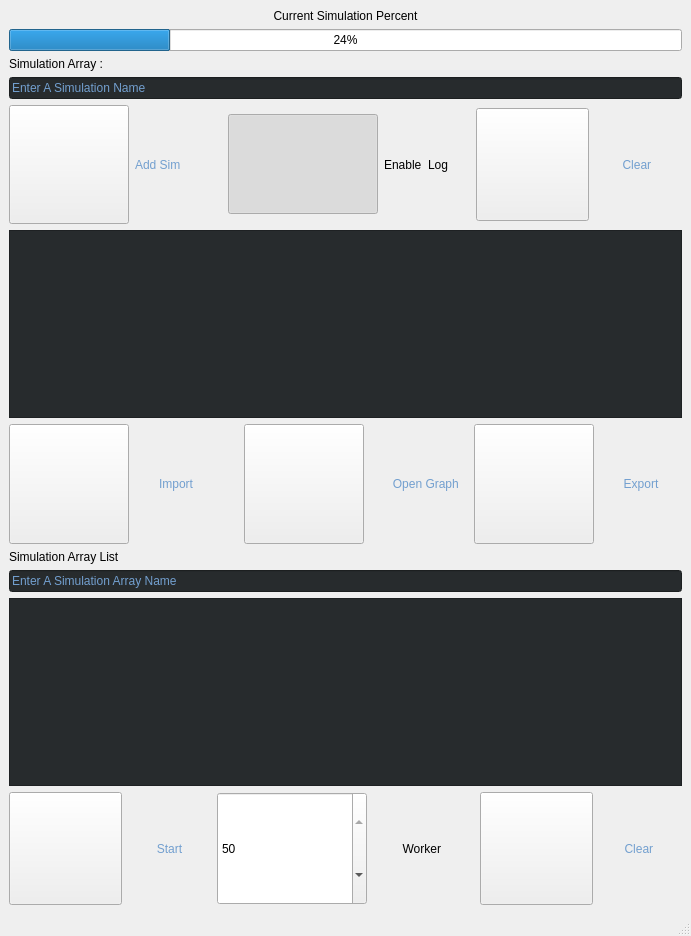
<?xml version="1.0" encoding="UTF-8"?>
<ui version="4.0">
 <class>MainWindow</class>
 <widget class="QMainWindow" name="MainWindow">
  <property name="geometry">
   <rect>
    <x>0</x>
    <y>0</y>
    <width>691</width>
    <height>936</height>
   </rect>
  </property>
  <property name="windowTitle">
   <string>Simulation Input Panel</string>
  </property>
  <property name="styleSheet">
   <string notr="true">background-color: rgb(46, 52, 54);
color: rgb(114, 159, 207);

Rectangle{
color:backgroundColor
GridLayout{backgroundColor: transparent;}
}

QMessageBox {
background-color: rgb(46, 52, 54);
color: rgb(114, 159, 207);

Rectangle{
color:backgroundColor
GridLayout{backgroundColor: transparent;}
}
}</string>
  </property>
  <widget class="QWidget" name="centralwidget">
   <layout class="QVBoxLayout" name="verticalLayout_4">
    <item>
     <widget class="QLabel" name="label_16">
      <property name="text">
       <string>Current Simulation Percent</string>
      </property>
      <property name="alignment">
       <set>Qt::AlignCenter</set>
      </property>
     </widget>
    </item>
    <item>
     <widget class="QProgressBar" name="simulation_progress">
      <property name="value">
       <number>24</number>
      </property>
     </widget>
    </item>
    <item>
     <widget class="QLabel" name="label_6">
      <property name="text">
       <string>Simulation Array :</string>
      </property>
     </widget>
    </item>
    <item>
     <widget class="QLineEdit" name="simulation_name">
      <property name="palette">
       <palette>
        <active>
         <colorrole role="WindowText">
          <brush brushstyle="SolidPattern">
           <color alpha="255">
            <red>114</red>
            <green>159</green>
            <blue>207</blue>
           </color>
          </brush>
         </colorrole>
         <colorrole role="Button">
          <brush brushstyle="SolidPattern">
           <color alpha="255">
            <red>39</red>
            <green>43</green>
            <blue>45</blue>
           </color>
          </brush>
         </colorrole>
         <colorrole role="Dark">
          <brush brushstyle="SolidPattern">
           <color alpha="255">
            <red>114</red>
            <green>159</green>
            <blue>207</blue>
           </color>
          </brush>
         </colorrole>
         <colorrole role="Text">
          <brush brushstyle="SolidPattern">
           <color alpha="255">
            <red>114</red>
            <green>159</green>
            <blue>207</blue>
           </color>
          </brush>
         </colorrole>
         <colorrole role="ButtonText">
          <brush brushstyle="SolidPattern">
           <color alpha="255">
            <red>114</red>
            <green>159</green>
            <blue>207</blue>
           </color>
          </brush>
         </colorrole>
         <colorrole role="Base">
          <brush brushstyle="SolidPattern">
           <color alpha="255">
            <red>39</red>
            <green>43</green>
            <blue>45</blue>
           </color>
          </brush>
         </colorrole>
         <colorrole role="Window">
          <brush brushstyle="SolidPattern">
           <color alpha="255">
            <red>39</red>
            <green>43</green>
            <blue>45</blue>
           </color>
          </brush>
         </colorrole>
         <colorrole role="PlaceholderText">
          <brush brushstyle="NoBrush">
           <color alpha="128">
            <red>114</red>
            <green>159</green>
            <blue>207</blue>
           </color>
          </brush>
         </colorrole>
        </active>
        <inactive>
         <colorrole role="WindowText">
          <brush brushstyle="SolidPattern">
           <color alpha="255">
            <red>114</red>
            <green>159</green>
            <blue>207</blue>
           </color>
          </brush>
         </colorrole>
         <colorrole role="Button">
          <brush brushstyle="SolidPattern">
           <color alpha="255">
            <red>39</red>
            <green>43</green>
            <blue>45</blue>
           </color>
          </brush>
         </colorrole>
         <colorrole role="Dark">
          <brush brushstyle="SolidPattern">
           <color alpha="255">
            <red>114</red>
            <green>159</green>
            <blue>207</blue>
           </color>
          </brush>
         </colorrole>
         <colorrole role="Text">
          <brush brushstyle="SolidPattern">
           <color alpha="255">
            <red>114</red>
            <green>159</green>
            <blue>207</blue>
           </color>
          </brush>
         </colorrole>
         <colorrole role="ButtonText">
          <brush brushstyle="SolidPattern">
           <color alpha="255">
            <red>114</red>
            <green>159</green>
            <blue>207</blue>
           </color>
          </brush>
         </colorrole>
         <colorrole role="Base">
          <brush brushstyle="SolidPattern">
           <color alpha="255">
            <red>39</red>
            <green>43</green>
            <blue>45</blue>
           </color>
          </brush>
         </colorrole>
         <colorrole role="Window">
          <brush brushstyle="SolidPattern">
           <color alpha="255">
            <red>39</red>
            <green>43</green>
            <blue>45</blue>
           </color>
          </brush>
         </colorrole>
         <colorrole role="PlaceholderText">
          <brush brushstyle="NoBrush">
           <color alpha="128">
            <red>114</red>
            <green>159</green>
            <blue>207</blue>
           </color>
          </brush>
         </colorrole>
        </inactive>
        <disabled>
         <colorrole role="WindowText">
          <brush brushstyle="SolidPattern">
           <color alpha="255">
            <red>114</red>
            <green>159</green>
            <blue>207</blue>
           </color>
          </brush>
         </colorrole>
         <colorrole role="Button">
          <brush brushstyle="SolidPattern">
           <color alpha="255">
            <red>39</red>
            <green>43</green>
            <blue>45</blue>
           </color>
          </brush>
         </colorrole>
         <colorrole role="Dark">
          <brush brushstyle="SolidPattern">
           <color alpha="255">
            <red>114</red>
            <green>159</green>
            <blue>207</blue>
           </color>
          </brush>
         </colorrole>
         <colorrole role="Text">
          <brush brushstyle="SolidPattern">
           <color alpha="255">
            <red>114</red>
            <green>159</green>
            <blue>207</blue>
           </color>
          </brush>
         </colorrole>
         <colorrole role="ButtonText">
          <brush brushstyle="SolidPattern">
           <color alpha="255">
            <red>114</red>
            <green>159</green>
            <blue>207</blue>
           </color>
          </brush>
         </colorrole>
         <colorrole role="Base">
          <brush brushstyle="SolidPattern">
           <color alpha="255">
            <red>39</red>
            <green>43</green>
            <blue>45</blue>
           </color>
          </brush>
         </colorrole>
         <colorrole role="Window">
          <brush brushstyle="SolidPattern">
           <color alpha="255">
            <red>39</red>
            <green>43</green>
            <blue>45</blue>
           </color>
          </brush>
         </colorrole>
         <colorrole role="PlaceholderText">
          <brush brushstyle="NoBrush">
           <color alpha="128">
            <red>114</red>
            <green>159</green>
            <blue>207</blue>
           </color>
          </brush>
         </colorrole>
        </disabled>
       </palette>
      </property>
      <property name="styleSheet">
       <string notr="true">background-color:  #272b2d;</string>
      </property>
      <property name="text">
       <string>Enter A Simulation Name</string>
      </property>
     </widget>
    </item>
    <item>
     <layout class="QGridLayout" name="gridLayout_2">
      <item row="0" column="2">
       <widget class="QPushButton" name="enable_simulation_log_button">
        <property name="minimumSize">
         <size>
          <width>150</width>
          <height>100</height>
         </size>
        </property>
        <property name="maximumSize">
         <size>
          <width>150</width>
          <height>100</height>
         </size>
        </property>
        <property name="styleSheet">
         <string notr="true">#enable_simulation_log_button:checked
{
border-image: url(:/images/toggle_button_on.png);
}
#enable_simulation_log_button
{
border-image: url(:/images/toggle_button_off.png);
}

</string>
        </property>
        <property name="text">
         <string/>
        </property>
        <property name="checkable">
         <bool>true</bool>
        </property>
        <property name="checked">
         <bool>true</bool>
        </property>
        <property name="autoRepeat">
         <bool>false</bool>
        </property>
       </widget>
      </item>
      <item row="0" column="4">
       <widget class="QPushButton" name="clear_list_button">
        <property name="minimumSize">
         <size>
          <width>113</width>
          <height>113</height>
         </size>
        </property>
        <property name="maximumSize">
         <size>
          <width>113</width>
          <height>113</height>
         </size>
        </property>
        <property name="styleSheet">
         <string notr="true">#clear_list_button
{
border-image: url(:/images/delete_unpressed.png);
}
#clear_list_button:pressed
{
border-image: url(:/images/delete_pressed.png);
}
</string>
        </property>
        <property name="text">
         <string/>
        </property>
       </widget>
      </item>
      <item row="0" column="0">
       <widget class="QPushButton" name="simulation_add_button">
        <property name="minimumSize">
         <size>
          <width>120</width>
          <height>119</height>
         </size>
        </property>
        <property name="maximumSize">
         <size>
          <width>120</width>
          <height>120</height>
         </size>
        </property>
        <property name="styleSheet">
         <string notr="true">#simulation_add_button
{
border-image: url(:/images/add_unpressed.png);
}
#simulation_add_button:pressed
{
border-image: url(:/images/add_pressed.png);
}
</string>
        </property>
        <property name="text">
         <string/>
        </property>
       </widget>
      </item>
      <item row="0" column="3">
       <widget class="QLabel" name="label_17">
        <property name="text">
         <string>Enable  Log</string>
        </property>
       </widget>
      </item>
      <item row="0" column="5">
       <widget class="QLabel" name="label_7">
        <property name="styleSheet">
         <string notr="true">color: rgb(114, 159, 207);</string>
        </property>
        <property name="text">
         <string>Clear </string>
        </property>
        <property name="alignment">
         <set>Qt::AlignCenter</set>
        </property>
       </widget>
      </item>
      <item row="0" column="1">
       <widget class="QLabel" name="label_8">
        <property name="styleSheet">
         <string notr="true">color: rgb(114, 159, 207);</string>
        </property>
        <property name="text">
         <string>Add Sim</string>
        </property>
       </widget>
      </item>
     </layout>
    </item>
    <item>
     <widget class="QListWidget" name="simulation_list">
      <property name="contextMenuPolicy">
       <enum>Qt::NoContextMenu</enum>
      </property>
      <property name="styleSheet">
       <string notr="true">background-color:  #272b2d;</string>
      </property>
     </widget>
    </item>
    <item>
     <layout class="QHBoxLayout" name="horizontalLayout">
      <item>
       <widget class="QPushButton" name="import_button">
        <property name="sizePolicy">
         <sizepolicy hsizetype="Minimum" vsizetype="Fixed">
          <horstretch>60</horstretch>
          <verstretch>60</verstretch>
         </sizepolicy>
        </property>
        <property name="minimumSize">
         <size>
          <width>120</width>
          <height>120</height>
         </size>
        </property>
        <property name="maximumSize">
         <size>
          <width>120</width>
          <height>120</height>
         </size>
        </property>
        <property name="styleSheet">
         <string notr="true">#import_button
{
border-image: url(:/images/pass_unpressed.png);
}
#import_button:pressed
{
border-image: url(:/images/pass_pressed.png);
}
</string>
        </property>
        <property name="text">
         <string/>
        </property>
       </widget>
      </item>
      <item>
       <widget class="QLabel" name="label_13">
        <property name="minimumSize">
         <size>
          <width>0</width>
          <height>0</height>
         </size>
        </property>
        <property name="styleSheet">
         <string notr="true">color: rgb(114, 159, 207);</string>
        </property>
        <property name="text">
         <string>Import</string>
        </property>
        <property name="alignment">
         <set>Qt::AlignCenter</set>
        </property>
       </widget>
      </item>
      <item>
       <widget class="QLabel" name="label_2">
        <property name="minimumSize">
         <size>
          <width>0</width>
          <height>15</height>
         </size>
        </property>
        <property name="maximumSize">
         <size>
          <width>15</width>
          <height>1000</height>
         </size>
        </property>
        <property name="text">
         <string/>
        </property>
       </widget>
      </item>
      <item>
       <widget class="QPushButton" name="open_graph_button">
        <property name="sizePolicy">
         <sizepolicy hsizetype="Minimum" vsizetype="Fixed">
          <horstretch>60</horstretch>
          <verstretch>60</verstretch>
         </sizepolicy>
        </property>
        <property name="minimumSize">
         <size>
          <width>120</width>
          <height>120</height>
         </size>
        </property>
        <property name="maximumSize">
         <size>
          <width>120</width>
          <height>120</height>
         </size>
        </property>
        <property name="styleSheet">
         <string notr="true">#open_graph_button
{
border-image: url(:/images/show_unpressed.png);
}
#open_graph_button:pressed
{
border-image: url(:/images/show_pressed.png);
}
</string>
        </property>
        <property name="text">
         <string/>
        </property>
       </widget>
      </item>
      <item>
       <widget class="QLabel" name="label">
        <property name="minimumSize">
         <size>
          <width>11</width>
          <height>0</height>
         </size>
        </property>
        <property name="maximumSize">
         <size>
          <width>11</width>
          <height>16777215</height>
         </size>
        </property>
        <property name="text">
         <string/>
        </property>
       </widget>
      </item>
      <item>
       <widget class="QLabel" name="label_18">
        <property name="minimumSize">
         <size>
          <width>0</width>
          <height>0</height>
         </size>
        </property>
        <property name="styleSheet">
         <string notr="true">color: rgb(114, 159, 207);</string>
        </property>
        <property name="text">
         <string>Open Graph </string>
        </property>
        <property name="alignment">
         <set>Qt::AlignCenter</set>
        </property>
       </widget>
      </item>
      <item>
       <widget class="QPushButton" name="export_button">
        <property name="sizePolicy">
         <sizepolicy hsizetype="Minimum" vsizetype="Fixed">
          <horstretch>60</horstretch>
          <verstretch>60</verstretch>
         </sizepolicy>
        </property>
        <property name="minimumSize">
         <size>
          <width>120</width>
          <height>120</height>
         </size>
        </property>
        <property name="maximumSize">
         <size>
          <width>120</width>
          <height>120</height>
         </size>
        </property>
        <property name="styleSheet">
         <string notr="true">#export_button
{
border-image: url(:/images/pass_previous_unpressed.png);
}
#export_button:pressed
{
border-image: url(:/images/pass_previous_pressed.png);
}
</string>
        </property>
        <property name="text">
         <string/>
        </property>
       </widget>
      </item>
      <item>
       <widget class="QLabel" name="label_14">
        <property name="styleSheet">
         <string notr="true">color: rgb(114, 159, 207);</string>
        </property>
        <property name="text">
         <string>Export</string>
        </property>
        <property name="alignment">
         <set>Qt::AlignCenter</set>
        </property>
       </widget>
      </item>
     </layout>
    </item>
    <item>
     <widget class="QLabel" name="label_12">
      <property name="text">
       <string>Simulation Array List </string>
      </property>
     </widget>
    </item>
    <item>
     <widget class="QLineEdit" name="simulation_array_list_name">
      <property name="palette">
       <palette>
        <active>
         <colorrole role="WindowText">
          <brush brushstyle="SolidPattern">
           <color alpha="255">
            <red>114</red>
            <green>159</green>
            <blue>207</blue>
           </color>
          </brush>
         </colorrole>
         <colorrole role="Button">
          <brush brushstyle="SolidPattern">
           <color alpha="255">
            <red>39</red>
            <green>43</green>
            <blue>45</blue>
           </color>
          </brush>
         </colorrole>
         <colorrole role="Dark">
          <brush brushstyle="SolidPattern">
           <color alpha="255">
            <red>114</red>
            <green>159</green>
            <blue>207</blue>
           </color>
          </brush>
         </colorrole>
         <colorrole role="Text">
          <brush brushstyle="SolidPattern">
           <color alpha="255">
            <red>114</red>
            <green>159</green>
            <blue>207</blue>
           </color>
          </brush>
         </colorrole>
         <colorrole role="ButtonText">
          <brush brushstyle="SolidPattern">
           <color alpha="255">
            <red>114</red>
            <green>159</green>
            <blue>207</blue>
           </color>
          </brush>
         </colorrole>
         <colorrole role="Base">
          <brush brushstyle="SolidPattern">
           <color alpha="255">
            <red>39</red>
            <green>43</green>
            <blue>45</blue>
           </color>
          </brush>
         </colorrole>
         <colorrole role="Window">
          <brush brushstyle="SolidPattern">
           <color alpha="255">
            <red>39</red>
            <green>43</green>
            <blue>45</blue>
           </color>
          </brush>
         </colorrole>
         <colorrole role="PlaceholderText">
          <brush brushstyle="NoBrush">
           <color alpha="128">
            <red>114</red>
            <green>159</green>
            <blue>207</blue>
           </color>
          </brush>
         </colorrole>
        </active>
        <inactive>
         <colorrole role="WindowText">
          <brush brushstyle="SolidPattern">
           <color alpha="255">
            <red>114</red>
            <green>159</green>
            <blue>207</blue>
           </color>
          </brush>
         </colorrole>
         <colorrole role="Button">
          <brush brushstyle="SolidPattern">
           <color alpha="255">
            <red>39</red>
            <green>43</green>
            <blue>45</blue>
           </color>
          </brush>
         </colorrole>
         <colorrole role="Dark">
          <brush brushstyle="SolidPattern">
           <color alpha="255">
            <red>114</red>
            <green>159</green>
            <blue>207</blue>
           </color>
          </brush>
         </colorrole>
         <colorrole role="Text">
          <brush brushstyle="SolidPattern">
           <color alpha="255">
            <red>114</red>
            <green>159</green>
            <blue>207</blue>
           </color>
          </brush>
         </colorrole>
         <colorrole role="ButtonText">
          <brush brushstyle="SolidPattern">
           <color alpha="255">
            <red>114</red>
            <green>159</green>
            <blue>207</blue>
           </color>
          </brush>
         </colorrole>
         <colorrole role="Base">
          <brush brushstyle="SolidPattern">
           <color alpha="255">
            <red>39</red>
            <green>43</green>
            <blue>45</blue>
           </color>
          </brush>
         </colorrole>
         <colorrole role="Window">
          <brush brushstyle="SolidPattern">
           <color alpha="255">
            <red>39</red>
            <green>43</green>
            <blue>45</blue>
           </color>
          </brush>
         </colorrole>
         <colorrole role="PlaceholderText">
          <brush brushstyle="NoBrush">
           <color alpha="128">
            <red>114</red>
            <green>159</green>
            <blue>207</blue>
           </color>
          </brush>
         </colorrole>
        </inactive>
        <disabled>
         <colorrole role="WindowText">
          <brush brushstyle="SolidPattern">
           <color alpha="255">
            <red>114</red>
            <green>159</green>
            <blue>207</blue>
           </color>
          </brush>
         </colorrole>
         <colorrole role="Button">
          <brush brushstyle="SolidPattern">
           <color alpha="255">
            <red>39</red>
            <green>43</green>
            <blue>45</blue>
           </color>
          </brush>
         </colorrole>
         <colorrole role="Dark">
          <brush brushstyle="SolidPattern">
           <color alpha="255">
            <red>114</red>
            <green>159</green>
            <blue>207</blue>
           </color>
          </brush>
         </colorrole>
         <colorrole role="Text">
          <brush brushstyle="SolidPattern">
           <color alpha="255">
            <red>114</red>
            <green>159</green>
            <blue>207</blue>
           </color>
          </brush>
         </colorrole>
         <colorrole role="ButtonText">
          <brush brushstyle="SolidPattern">
           <color alpha="255">
            <red>114</red>
            <green>159</green>
            <blue>207</blue>
           </color>
          </brush>
         </colorrole>
         <colorrole role="Base">
          <brush brushstyle="SolidPattern">
           <color alpha="255">
            <red>39</red>
            <green>43</green>
            <blue>45</blue>
           </color>
          </brush>
         </colorrole>
         <colorrole role="Window">
          <brush brushstyle="SolidPattern">
           <color alpha="255">
            <red>39</red>
            <green>43</green>
            <blue>45</blue>
           </color>
          </brush>
         </colorrole>
         <colorrole role="PlaceholderText">
          <brush brushstyle="NoBrush">
           <color alpha="128">
            <red>114</red>
            <green>159</green>
            <blue>207</blue>
           </color>
          </brush>
         </colorrole>
        </disabled>
       </palette>
      </property>
      <property name="styleSheet">
       <string notr="true">background-color:  #272b2d;</string>
      </property>
      <property name="text">
       <string>Enter A Simulation Array Name</string>
      </property>
     </widget>
    </item>
    <item>
     <widget class="QListWidget" name="simulation_array_list">
      <property name="styleSheet">
       <string notr="true">background-color:  #272b2d;</string>
      </property>
     </widget>
    </item>
    <item>
     <layout class="QGridLayout" name="gridLayout">
      <item row="1" column="0">
       <layout class="QVBoxLayout" name="verticalLayout">
        <item>
         <widget class="QPushButton" name="start_button">
          <property name="minimumSize">
           <size>
            <width>113</width>
            <height>113</height>
           </size>
          </property>
          <property name="maximumSize">
           <size>
            <width>113</width>
            <height>113</height>
           </size>
          </property>
          <property name="styleSheet">
           <string notr="true">#start_button
{
border-image: url(:/images/start_unpressed.png);
}
#start_button:checked
{
border-image: url(:/images/stop_pressed.png);
}
</string>
          </property>
          <property name="text">
           <string/>
          </property>
          <property name="checkable">
           <bool>true</bool>
          </property>
         </widget>
        </item>
       </layout>
      </item>
      <item row="1" column="5">
       <widget class="QLabel" name="label_9">
        <property name="styleSheet">
         <string notr="true">color: rgb(114, 159, 207);</string>
        </property>
        <property name="text">
         <string>Clear </string>
        </property>
        <property name="alignment">
         <set>Qt::AlignCenter</set>
        </property>
       </widget>
      </item>
      <item row="1" column="1">
       <widget class="QLabel" name="start_label">
        <property name="styleSheet">
         <string notr="true">color: rgb(114, 159, 207);</string>
        </property>
        <property name="text">
         <string>Start</string>
        </property>
        <property name="alignment">
         <set>Qt::AlignCenter</set>
        </property>
       </widget>
      </item>
      <item row="1" column="2">
       <layout class="QVBoxLayout" name="verticalLayout_3">
        <item>
         <widget class="QSpinBox" name="thread_number">
          <property name="minimumSize">
           <size>
            <width>150</width>
            <height>0</height>
           </size>
          </property>
          <property name="maximumSize">
           <size>
            <width>150</width>
            <height>500</height>
           </size>
          </property>
          <property name="maximum">
           <number>50</number>
          </property>
          <property name="value">
           <number>50</number>
          </property>
         </widget>
        </item>
       </layout>
      </item>
      <item row="1" column="4">
       <layout class="QVBoxLayout" name="verticalLayout_2">
        <item>
         <widget class="QPushButton" name="clear_array_button">
          <property name="minimumSize">
           <size>
            <width>113</width>
            <height>113</height>
           </size>
          </property>
          <property name="maximumSize">
           <size>
            <width>113</width>
            <height>113</height>
           </size>
          </property>
          <property name="styleSheet">
           <string notr="true">#clear_array_button
{
border-image: url(:/images/delete_unpressed.png);
}
#clear_array_button:pressed
{
border-image: url(:/images/delete_pressed.png);
}
</string>
          </property>
          <property name="text">
           <string/>
          </property>
         </widget>
        </item>
       </layout>
      </item>
      <item row="1" column="3">
       <widget class="QLabel" name="label_15">
        <property name="minimumSize">
         <size>
          <width>101</width>
          <height>0</height>
         </size>
        </property>
        <property name="maximumSize">
         <size>
          <width>10000</width>
          <height>10000</height>
         </size>
        </property>
        <property name="text">
         <string>Worker </string>
        </property>
        <property name="alignment">
         <set>Qt::AlignCenter</set>
        </property>
       </widget>
      </item>
     </layout>
    </item>
   </layout>
  </widget>
  <widget class="QStatusBar" name="statusbar"/>
  <action name="actionedit">
   <property name="text">
    <string>edit</string>
   </property>
   <property name="shortcutContext">
    <enum>Qt::WindowShortcut</enum>
   </property>
   <property name="visible">
    <bool>false</bool>
   </property>
   <property name="iconVisibleInMenu">
    <bool>true</bool>
   </property>
   <property name="shortcutVisibleInContextMenu">
    <bool>true</bool>
   </property>
  </action>
  <action name="actionOpen_Graph">
   <property name="text">
    <string>Open Graph</string>
   </property>
  </action>
 </widget>
 <resources/>
 <connections/>
</ui>
